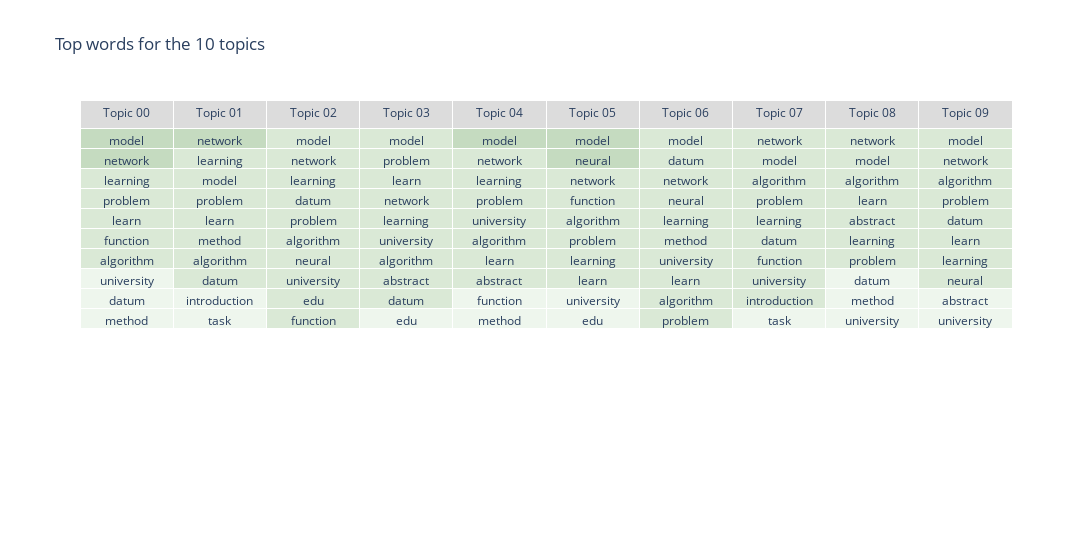
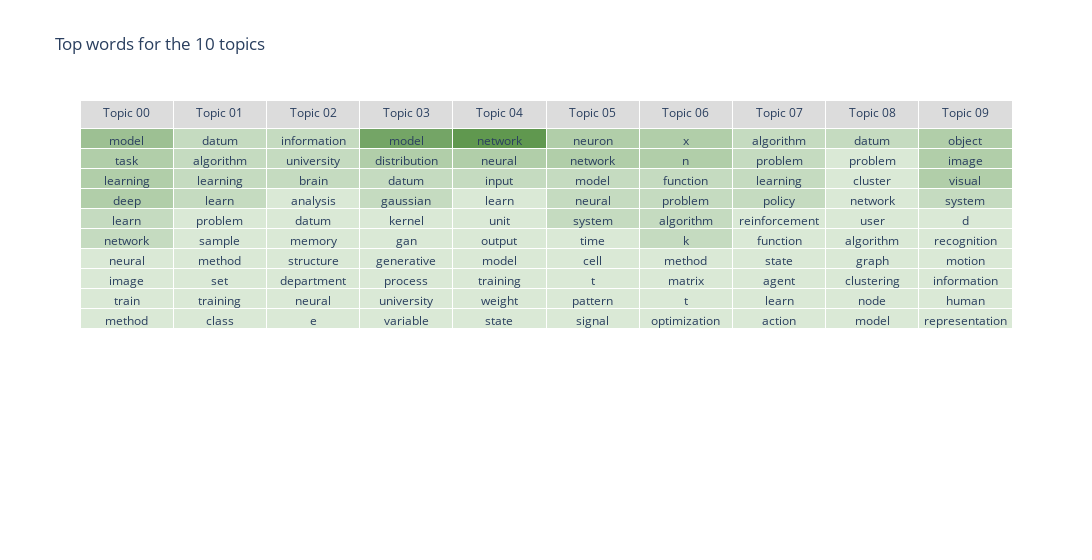
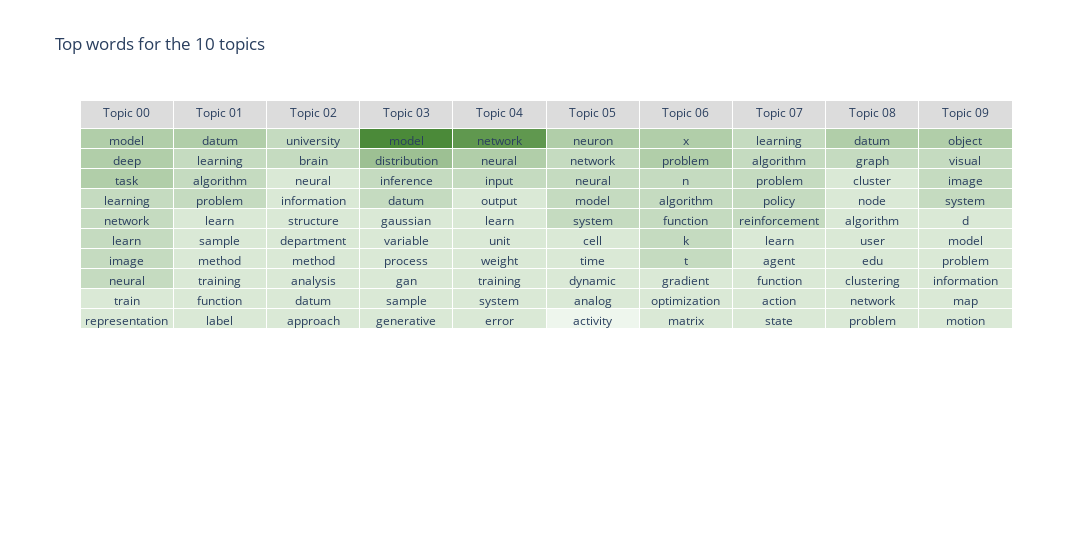
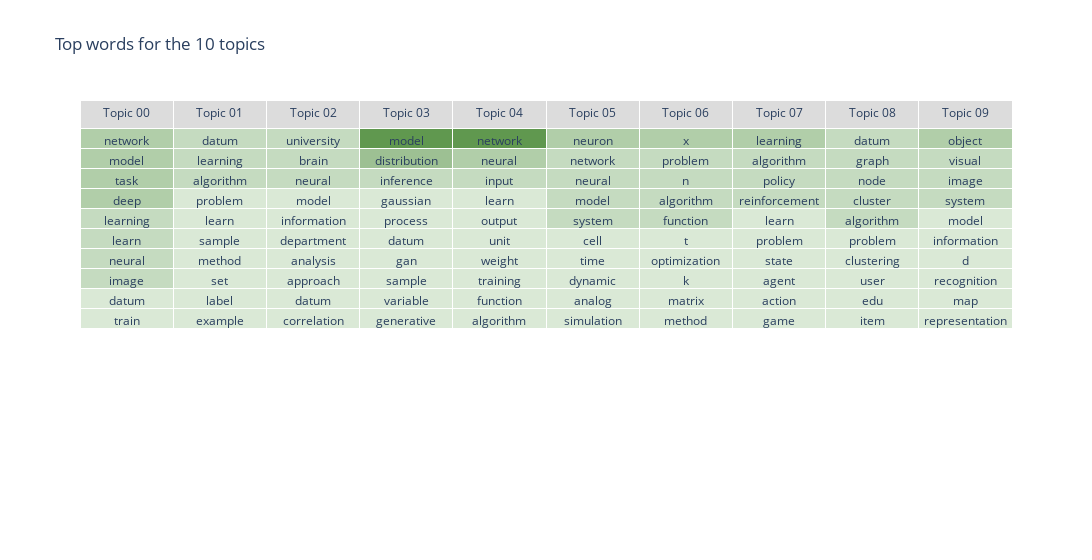

Notebook source saved alongside these figures, in order:
### Code cell
# === initialization ===
print("Initializing...", flush=True)
n_doc_topic = np.zeros([corpus.num_docs, corpus.num_topics], dtype=float) # n_m^(k)
n_topic_word = np.zeros([corpus.num_topics, corpus.num_words], dtype=float) # n_k^(t)
z_doc_word = np.zeros([corpus.num_docs, corpus.max_doc_length], dtype=int)

for doc_i in range(corpus.num_docs):
    for j, word_j in enumerate(corpus.docs[doc_i]):
        topic_ij = random.randint(0, corpus.num_topics - 1)
        n_doc_topic[doc_i, topic_ij] += 1
        n_topic_word[topic_ij, word_j] += 1
        z_doc_word[doc_i, j] = topic_ij

# === Gibbs sampling ===
print("Gibbs sampling...", flush=True)
for iteration in tqdm(range(hparams.gibbs_sampling_max_iters)):
    for doc_i in range(corpus.num_docs):
        for j, word_j in enumerate(corpus.docs[doc_i]):
            # remove the old assignment
            topic_ij = z_doc_word[doc_i, j]
            n_doc_topic[doc_i, topic_ij] -= 1
            n_topic_word[topic_ij, word_j] -= 1
            # compute the new assignment
            p_doc_topic = (n_doc_topic[doc_i, :] + hparams.alpha) \
                        / np.sum(n_doc_topic[doc_i] + hparams.alpha)
            p_topic_word = (n_topic_word[:, word_j] + hparams.beta[word_j]) \
                        / np.sum(n_topic_word + hparams.beta, axis=1)
            p_topic = p_doc_topic * p_topic_word
            p_topic /= np.sum(p_topic)
            # record the new assignment
            new_topic_ij = np.random.choice(np.arange(corpus.num_topics), p=p_topic)
            n_doc_topic[doc_i, new_topic_ij] += 1
            n_topic_word[new_topic_ij, word_j] += 1
            z_doc_word[doc_i, j] = new_topic_ij

    if iteration % 50 == 0:
        print(f"Iter [{iteration}]===")
        # === Check convergence and read out parameters ===
        theta = (n_doc_topic + hparams.alpha) / np.sum(n_doc_topic + hparams.alpha, axis=1, keepdims=True)
        phi = (n_topic_word + hparams.beta) / np.sum(n_topic_word + hparams.beta, axis=1, keepdims=True)

        all_top_words = []
        all_top_probs = []
        for topic in range(corpus.num_topics):
            top_words = np.argsort(phi[topic])[::-1][:10]
            top_probs = phi[topic, top_words]
            top_words = [corpus.id2word[word] for word in top_words]
            all_top_words.append(top_words)
            all_top_probs.append(top_probs)
            print(f"Topic {topic}:", top_words)
        visualize_topic_word(all_top_words, all_top_probs)
